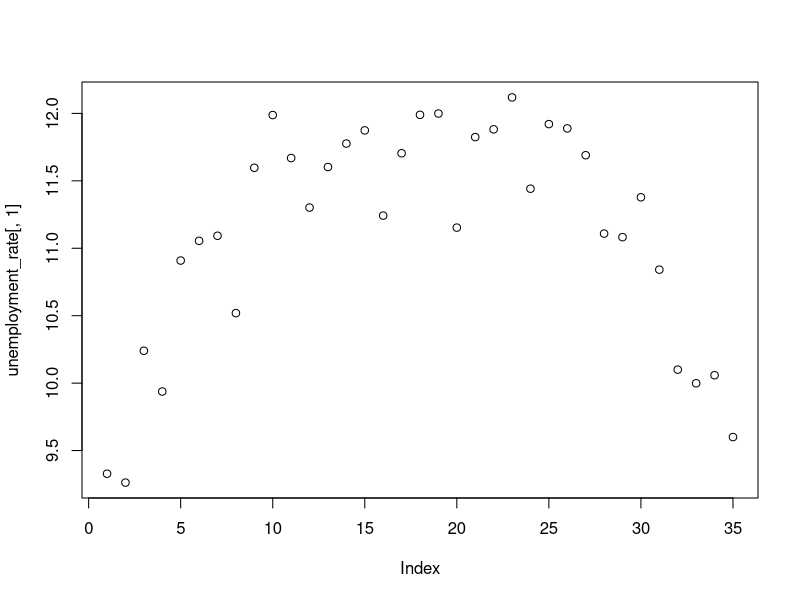
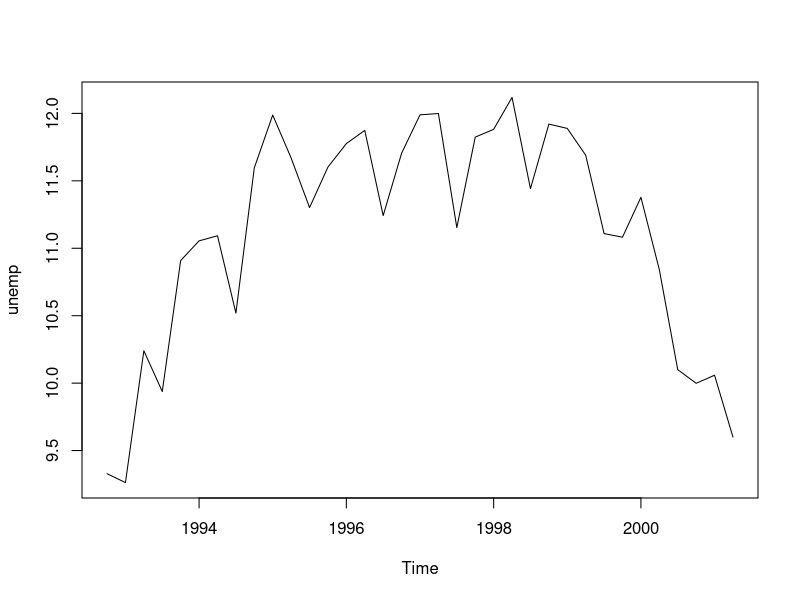
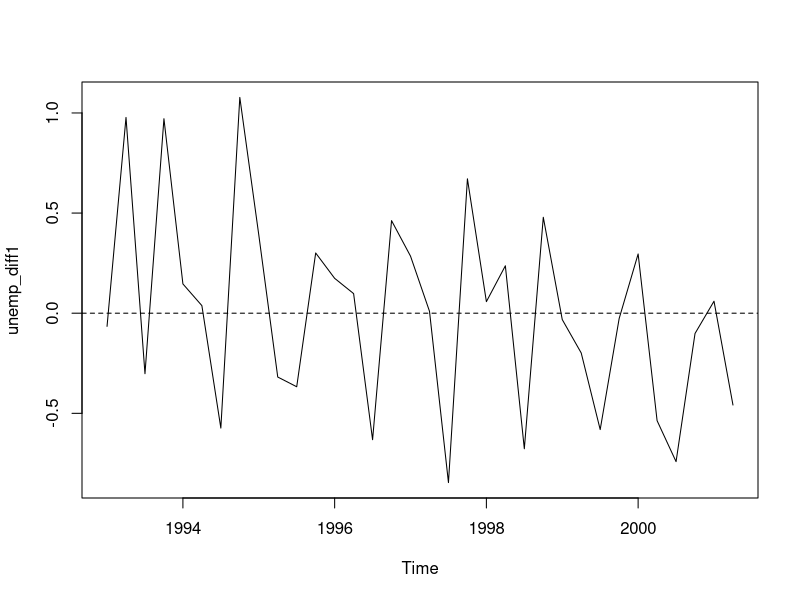
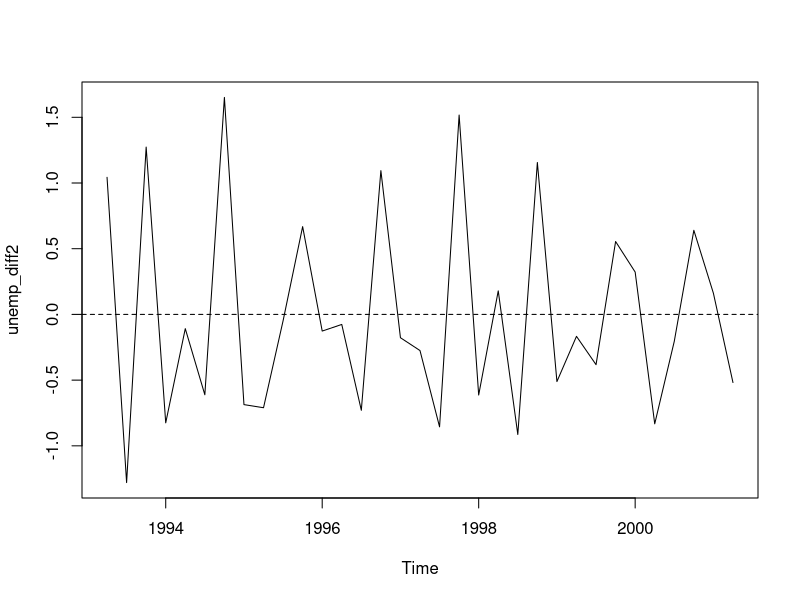
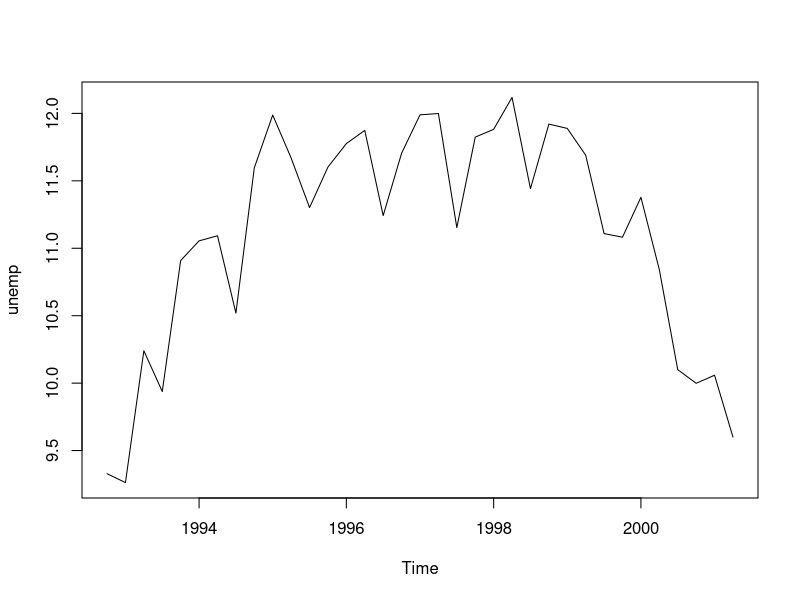

Generate these figures, in order, with R: (Note: this script raises an error after producing the figures.)
################################################################################
#               Laboratorio Serie Storiche Economiche
#                          Giulio Fantuzzi
#
#ABOUT DATA: serie storica del tasso di disoccupazione in veneto (Unemployment) 
#            misura trimestrale a partire dal 4 trimestre del 1992
################################################################################

#------------------------------------------------------------------
#Importo i dati con la funzione read.table
unemployment_rate <- read.table("data/fig.2_1.dat", header=FALSE)
#------------------------------------------------------------------

#------------------------------------------------------------------
#1)Plotto la prima(e unica colonna)
plot(unemployment_rate[,1])
#NOTA: però nelle ascisse ci sono gli indici...non il tempo!Quindi?
#2)Non straggo la colonna, ma creo un oggetto di tipo TimeSeries
unemp <- ts(unemployment_rate[,1], start=c(1992,4), freq=4)
class(unemp) #unemp è di tipo/classe ts
plot(unemp)
#NOTA: vediamo che ora nelle ascisse ci sono gli anni (freq. trimestrale)
#------------------------------------------------------------------

#------------------------------------------------------------------
#Differenze prime (sono alla base di criterio per regressione)
unemp_diff1 <- diff(unemp)
#NOTA: se unemp era aveva n elementi, le differenze prime ne hanno n-1
plot(unemp_diff1)
abline(0,0, lt=2)#faccio sta linea per far vedere che le diff man mano decrescono
class(unemp_diff1) #essendo unemp di classe ts, anche le differenze prime lo sono!
#Differenza delle differenze prime (CHE E' DIVERSA DALLA DIFFERENZA SECONDA)
unemp_diff2 <- diff(diff(unemp))
#NOTA: qui avrò n-2 elementi
plot(unemp_diff2)
abline(0,0, lt=2)
#NB: al contrario di prima, le diff non stanno decrescendo. Vanno sopra e sotto
#    la retta orizzontale...ma ciò dipende dalla variabilità dei dati...
#    possiamo vedere questo andamento come costante
#    --->allora per criterio diff, il poly di regressione sarà di grado2
#------------------------------------------------------------------

#------------------------------------------------------------------
#Vediamo ora un modo più veloce per trovare il polinomio di regressione
#Costruiamo innanzitutto il vettore degli indici (è il vettore "p" della teoria)
ttrend <- 1:length(unemp)

#caso1: polinomio di grado 1
polymod1 <- lm(unemp ~ ttrend) #oggetto di tipo lm
summary(polymod1)$adj.r.squared
#NB: in questo caso avrei un indice R2 corretto pari a -0.0188 (SCHIFO!)

#caso2: polinomio di grado 2
polymod2 <- lm(unemp ~ ttrend + I(ttrend^2)) #aggiungo un regressore(cioè grado)
summary(polymod2)$adj.r.squared
#NB: in questo caso R2 corretto pari a 0.82287 (BENE!)

#caso3: polinomio di grado 3
polymod3 <- lm(unemp ~ ttrend + I(ttrend^2)+I(ttrend^3))
summary(polymod3)$adj.r.squared
#NB: in questo caso R2 corretto pari a 0.8172
# Esso è < di prima...quindi poly di regressione sarà di grado 2

#NOTA: come visto nella teoria, si usa l'R2 corretto e non l'R2:
#infatti R2 aumenta se aumenta il grado, quindi non ci sarebbe utile!

#Ora che so quale polinomio usare, posso fare 2 cose:
#(1)--> plottare la ts e sovrapporci il polinomio
plot(unemp) #la serie storica di partenza
#(2)--> costruirmi il vettore degli y teorici
unemp.hat <- ts(fitted(polymod2), start=c(1992,4), freq=4)
#(3)-->sovrappongo alla serie storica il polinomio di regressione
lines(un.hat, col="red", lty=2) #il polinomio di regressione
#(4)-->Mi ricavo i residui
res<- unemp.hat - unemp
#------------------------------------------------------------------
#OSSERVAZIONE BONUS
#Una serie può essere scomposta: trend+ stagionalità+ciclo+ errore casuale
plot(unemp)
#E' banale vedere che non è stazionaria. Posso detrendizzarla:
plot(unemp - fitted(polymod2))
#sembra già più stazionaria...bisognerebbe anche vedere le altre componenti

